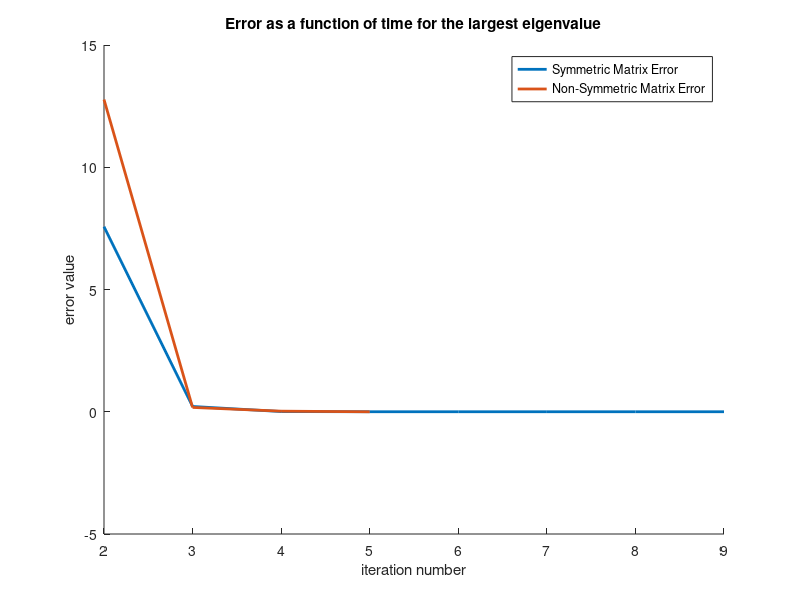

This figure's MATLAB source: (Note: this script raises an error after producing the figure.)
%{
This project explores power iteration and the effects of speedup and
accuracy it has on small scale matrices

For any questions or comments, please contact Ian Good (iangood@uw.edu)
Dec 5, 2020 - Matlab 2020b
%}

clear all;
close all;
clc;

%% Generating Eigenvalues for Random Symmetric and Non-Symmetric Matrices
m = 10;

A = 10*rand(m,m);
Asym = A + A'; %making it symmetric (diagonizable)
[eVecSym,eValSym] = eigs(Asym);
eValSymGT = diag(eValSym);
[eVec,eVal] = eigs(A);
eValGT = diag(eVal);

%% Power iteration method for finding the largest eigenvalue

vtSym = zeros(m,1);vtSym(1,1) = 1; %initial guess for eigenvectors 
%(unit length)
errorSym = 1;
tolSym = 1e-9;
iter = 1;
    while (errorSym > tolSym)
        wSym = Asym*vtSym(:,iter);
        vtSym(:,iter+1) = wSym/norm(wSym,2);
        evalueSym = abs(vtSym(:,iter+1)'*Asym*vtSym(:,iter+1)); %we take 
         %the absolute value here to prevent flip flopping between positve
         %and negative eigenvalues
        errorSym = abs(eValSymGT(1,1)) - abs(evalueSym);
        outSym(iter,:) = [ iter+1 errorSym]; %disp(outSym(iter,:));
        iter = iter+1;
        
    end
eVecPISym = vtSym(:,end);
eValPISym = evalueSym(:,end);
disp('The eigenvector for symmetric A using power iterations is:');
disp(num2str(eVecPISym));
disp(strcat('The eigenvalue for symmetric A using power iterations is:',num2str(eValPISym)));
 %Now calculate the answer from the non-symmetric A matrix 
vt = zeros(m,1);vt(1,1) = 1; %initial guess for eigenvectors (unit length)
iter = 1;
error = 1;
tol = 1e-9;
    while(error > tol)
        w = A*vt(:,iter);
        vt(:,iter+1) = w/norm(w,2);
        evalue = abs(vt(:,iter+1)'*A*vt(:,iter+1));
        error = abs(eValGT(1,1)) - abs(evalue);
        out(iter,:) = [ iter+1 error]; %disp(out(iter,:));
        iter = iter+1;
     
    end
eVecPI = vt(:,end); 
eValPI = evalueSym(:,end); 
disp('The eigenvector for non-symmetric A using power iterations is:');
disp(num2str(eVecPI));
disp(strcat('The eigenvalue for non-symmetric A using power iterations is:',num2str(eValPI)));

%Plot the results
figure();
hold on; xlabel('iteration number'); ylabel('error value');
plot(outSym(:,1),outSym(:,2),'linewidth',[2]); 
plot(out(:,1),out(:,2),'linewidth',[2]); 
legend('Symmetric Matrix Error','Non-Symmetric Matrix Error')
title('Error as a function of time for the largest eigenvalue');

%{
Solutions 
We can see the time to converge is linear for both symmetric and
non-symmetric matrices. 
%}


%% Finding all eigenvalues using Raleigh Quotient

%Calculating values for the Symmetric Matrix
%Seed the solver with guesses that are close to the correct eigenvectors
% (closest decimal).
vtSymRQ = round(eVecSym,1);  
vtSymRQ = vtSymRQ / norm(vtSymRQ,2); %normalize the starting vector(unit l)
errorSymRQ = ones(m,1); 
tolSymRQ = 1e-9;
figure();
hold on; xlabel('iteration number'); ylabel('error value');
for jter = 1:length(vtSymRQ(1,:));
    evalueSymRQ(jter,1) = vtSymRQ(:,jter).'*Asym*vtSymRQ(:,jter); 
    iter = 1;
    while errorSymRQ(jter,end) > tolSymRQ 
        wSymRQ = inv((Asym-evalueSymRQ(jter)*eye(length(Asym))))*vtSymRQ(:,jter);
        vtSymRQ(:,jter) = wSymRQ/norm(wSymRQ,2);
        evalueSymRQ(jter) = abs(vtSymRQ(:,jter)'*Asym*vtSymRQ(:,jter));
        errorSymRQ(jter,iter) = norm(Asym*vtSymRQ(:,jter)-evalueSymRQ(jter)*vtSymRQ(:,jter));
        errorSymRQ(jter+1:end,iter) =1;
        iter = iter+1;
    end
    plot(errorSymRQ(jter,:),'linewidth',[2])
    hold on;
end
legend('eig1','eig2','eig3','eig4','eig5','eig6')
title('Error while calculating eigenvalues for a radomized symmetric matrix')


%Calculating values for the Non-Symmetric Matrix
%Seed the solver with guesses that are close to the correct eigenvectors 
%(closest decimal)
vtRQ = round(eVec,1);  
vtRQ = vtRQ / norm(vtRQ,2); %normalize the starting vector (unit length)
errorRQ = ones(m,1); 
tolRQ = 1e-9;
figure();
hold on; xlabel('iteration number'); ylabel('error value');

for jter = 1:length(vtRQ(1,:))
    evalueRQ(jter,1) = vtRQ(:,jter).'*A*vtRQ(:,jter);
    iter = 1;
    while errorRQ(jter,end) > tolRQ
        wRQ = inv((A-evalueRQ(jter)*eye(length(A))))*vtRQ(:,jter);
        vtRQ(:,jter) = wRQ/norm(wRQ,2);
        evalueRQ(jter) = vtRQ(:,jter)'*A*vtRQ(:,jter);
        errorRQ(jter,iter) = norm(A*vtRQ(:,jter)-evalueRQ(jter)*vtRQ(:,jter),2);
        errorRQ(jter+1:end,iter) =1;
        iter = iter+1;
    end
    plot(errorRQ(jter,:),'linewidth',[2])
    hold on;
end
legend('eig1','eig2','eig3','eig4','eig5','eig6')
title('Error while calculating eigenvalues for the non-symmetric matrix')


%% Plotting the Eigenvalues 

figure()
hold on; xlabel('real values'); ylabel('complex values');
eValComp = imag(evalueRQ); eValReal = real(evalueRQ);
plot(eValReal,eValComp,'ko','linewidth',[2])
plot(evalueSymRQ,zeros(1,length(evalueSymRQ)),'ro','linewidth',[2])
legend('Non-Symmetric Eigen Values','Symmetric Eigen Values')
title('Eigen Values in the Complex Plane')
%% Discussing the Results

%{
For the Rayleigh Quotient we see cubic convergence which is incredibly
computationally light (compared to linear convergence anyway). We do not
see a difference with non-symmetric matrices with the Rayleigh Quotient
either.


We seed the solver by using rounded values from the eigs command. While 
initial guesses can be made in other ways, this method ensures all
eigenvalues will be discovered. There are many ways to properly seed a
power iteration, and as long as guesses are closest to a single
eigenvector, the nature of the methods used ensure the guess will be drawn
towards the exact value of the eigenvector.
With the Power Iteration Method (figure 1), we see linear convergence. 
With the Rayleigh Quotient Method (figures 2 and 3), we see cubic convergence!!!

For additional methods for calculating eigenvalues and eigenvectors please
see here:
https://en.wikipedia.org/wiki/Eigenvalue_algorithm#Iterative_algorithms
%}
